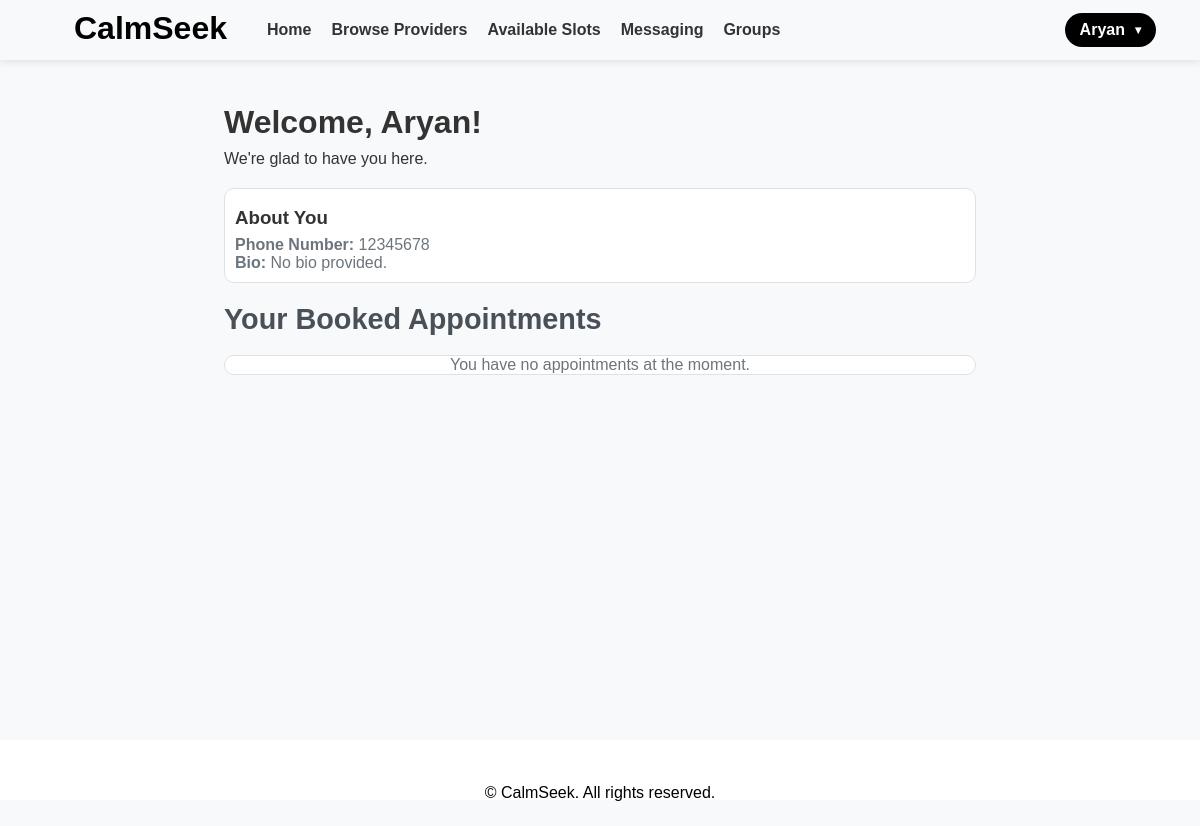
The app's page /accounts/dashboard/client/ (signed in) with its own data.
### accounts/models.py (models this page shows, shortened)
class Profile(AbstractUser):
    ROLE_TYPES = [("Provider", "Provider"), ("User", "User"), ("Admin", "Admin")]
    role = models.CharField(max_length=20, choices=ROLE_TYPES, default=None, null=True)
    favorites = models.ManyToManyField(
        "self", related_name="favorited_by", blank=True, symmetrical=False
    )
    objects = CustomUserManager()
    username = models.CharField(max_length=20, unique=True)

class Client(models.Model):
    user = models.OneToOneField(
        Profile, on_delete=models.CASCADE, related_name="client"
    )
    bio = models.TextField()
    phone_number = models.CharField(max_length=20)
    user_label = models.CharField(max_length=20)

### accounts/views.py (the view)
# urls.py: path("dashboard/client/", views.client_dashboard, name="client_dashboard"),
@login_required
def client_dashboard(request):
    if request.user.role != "User":
        return redirect("error")  # Redirect to error page if not a client
    today = timezone.now().date().isoformat()
    client_data = get_object_or_404(Client, user=request.user)
    appointments = Appointment.objects.filter(
        user=request.user, time_slot__start_time__gte=today
    ).select_related("time_slot")
    context = {
        "client_data": client_data,
        "appointments": appointments,
    }
    return render(request, "accounts/client_dashboard.html", context)

### accounts/templates/accounts/client_dashboard.html (shortened to what this page needs)
{% extends "base.html" %}
{% block content %}
<div class="container mt-5">
    <div class="text-center mb-5">
        <h1 class="display-5">Welcome, {{ client_data.user.first_name }}!</h1>
        <p class="text-muted" style="margin-bottom: 20px;">We're glad to have you here.</p>
    </div>
    <div class="card shadow-sm mb-4">
        <div class="card-header bg-primary text-white">
            <h3>About You</h3>
        </div>
        <div class="card-body">
            <p class="bio"><strong>Phone Number:</strong> {{ client_data.phone_number }}</p>
            <p class="bio"><strong>Bio:</strong> {{ client_data.bio|default:"No bio provided." }}</p>
        </div>
    </div>
    <div class="appointments-section">
        <h3 class="section-title">Your Booked Appointments</h3>
        <div class="card shadow-sm p-3">
            {% if appointments %}
                <ul class="list-group">
                    {% for appointment in appointments %}
                        <li class="list-group-item">
                            <div class="appointment-details">
                                <strong>Provider:</strong> {{ appointment.time_slot.provider.first_name }} {{ appointment.time_slot.provider.last_name }}<br>
                                <strong>Time:</strong> {{ appointment.time_slot.start_time|date:"Y-m-d H:i" }} - {{ appointment.time_slot.end_time|date:"Y-m-d H:i" }}
                            </div>
                        </li>
                    {% endfor %}
                </ul>
            {% else %}
                <p class="no-appointments">You have no appointments at the moment.</p>
            {% endif %}
        </div>
    </div>
</div>
{% endblock %}

### calmseek/templates/base.html (shortened to what this page needs)
<!DOCTYPE html>
<html lang="en">
<head>
    {% load static %}
    <link rel="stylesheet" href="{% static 'styles.css' %}">
</head>
<body>
<header>
    <div class="container">
        <div class="header-left">
            <h1>CalmSeek</h1>
            <nav>
                <a href="{% url 'home' %}" class="nav-title">Home</a>
                {% if user.role == 'User' %}
                    <a href="{% url 'providers:browse_providers' %}" class="nav-title">Browse Providers</a>
                {% endif %}
                {% if user.role == 'User' %}
                    <a href="{% url 'appointments:time_slots' %}" class="nav-title">Available Slots</a>
                {% endif %}
                <a href="{% url 'messaging:messaging' %}" class="nav-title">Messaging</a>
                <a href="{% url 'groups:group_list' %}" class="nav-title">Groups</a>
            </nav>
        </div>
        <div class="user-menu" onclick="toggleDropdown()">
            <div class="user-btn">
                {{ user.first_name }}
                <span class="arrow">&#9662;</span>
            </div>
        </div>
    </div>
</header>
<main>
    {% block content %}
    {% endblock %}
</main>
<footer>
    <div class="container">
        <p>&copy; {{ current_year }} CalmSeek. All rights reserved.</p>
    </div>
</footer>
</body>
</html>

### static/css/styles.css (style rules this page uses)
* { margin: 0; padding: 0; box-sizing: border-box; }
body { font-family: 'Inter', sans-serif; background: #f7f9fc; color: #333; display: flex; flex-direction: column; min-height: 100vh; }
header { background: #ffffff00; padding: 0 20px; box-shadow: 0 2px 8px rgba(0, 0, 0, 0.1); position: fixed; width: 100%; top: 0; z-index: 1000; }
header h1 { text-align: center; color: #000000; font-size: 2.0rem; height: 60px; margin-right: 0px; }
header .container { max-width: 1500px; margin: 0 auto; display: flex; justify-content: space-between; align-items: center; height: 60px; background: transparent; box-shadow: none; }
.header-left { display: flex; align-items: center; }
header h1 { font-size: 2rem; font-weight: 600; margin-left: 30px; margin-right: 20px; color: #000; }
nav { display: flex; align-items: center; }
nav a { text-decoration: none; margin-left: 20px; font-weight: 600; color: #333; transition: color 0.3s; }
.user-menu { position: relative; cursor: pointer; }
.user-btn { background-color: #000; color: #fff; padding: 8px 15px; border-radius: 50px; font-weight: 600; display: flex; align-items: center; justify-content: center; transition: background-color 0.3s ease; cursor: pointer; }
.arrow { margin-left: 10px; font-size: 12px; color: #fff; transition: transform 0.3s ease; }
main { margin-top: 80px; }
h1, h2, h3, h4, h5, h6 { line-height: 1.4; margin-top: 16px; margin-bottom: 5px; }
body { font-family: 'Inter', sans-serif; padding: 0; margin: 0; }
main { margin-top: 60px; }
main { flex: 1; animation: fadeIn 0.5s ease-in-out; }
footer p { margin: 0; }
footer { text-align: center; padding: 20px 0; background: #ffffff; color: black; height: 60px; }

### accounts/templates/accounts/client_dashboard.html (style rules this page uses)
body { font-family: 'Arial', sans-serif; background-color: #f8f9fa; color: #333; }
.bio { font-size: 1rem; color: #6c757d; }
.section-title { font-size: 1.8rem; font-weight: bold; color: #495057; margin-bottom: 1rem; }
.card { border-radius: 10px; background-color: #ffffff; border: 1px solid #dee2e6; }
.no-appointments { text-align: center; color: #6c757d; font-size: 1rem; }
.container { max-width: 800px; margin: auto; padding: 1.5rem; }
.card-header { padding-left: 10px; }
.card-body { padding-left: 10px; padding-bottom: 10px; }

### records on screen
Profile: first_name "Aryan"
Client: user.first_name "Aryan", phone_number "12345678", bio "No bio provided."
